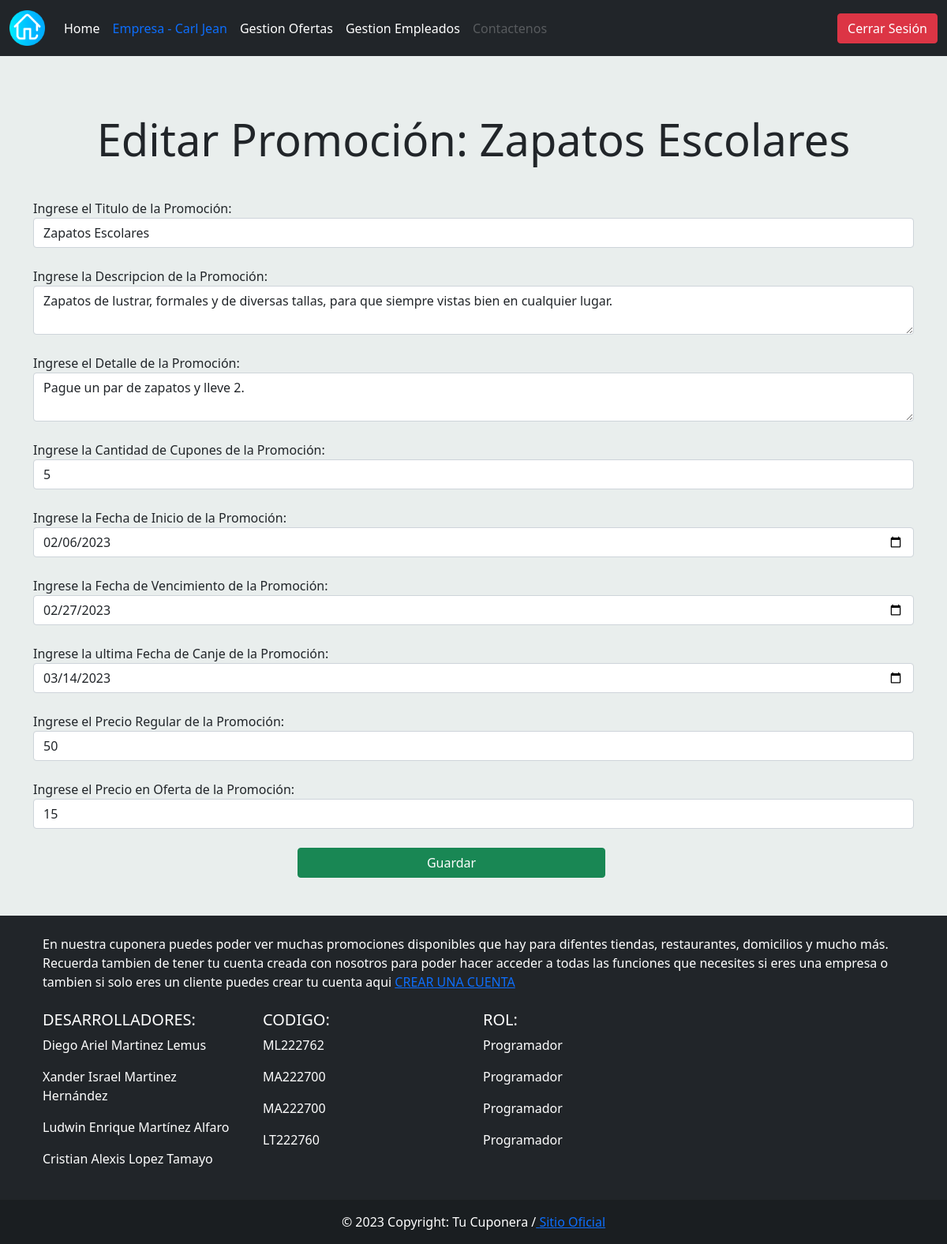
Screenshot of /vista/CrearPromocion.php?id=2 (signed in) with the database file from the repository.
### tables this page shows
CREATE TABLE `promocion` (
  `CodPromocion` int(11) NOT NULL,
  `Titulo` varchar(50) NOT NULL,
  `FotoPromocion` varchar(100) NOT NULL,
  `Descripcion` text NOT NULL,
  `Detalle` text NOT NULL,
  `CantidadCupones` int(11) DEFAULT NULL,
  `FechaInicio` date NOT NULL,
  `FechaVencimiento` date NOT NULL,
  `FechaLimiteCupon` date NOT NULL,
  `PrecioRegular` float NOT NULL,
  `PrecioOferta_Cupon` float NOT NULL,
  `Estado` varchar(30) NOT NULL,
  `CodEmpresa` char(6) NOT NULL
);

### modelo/Empresa/daoEmpresaOfertante.php (called while the page is built, shortened)
<?php
    class daoEmpresaOfertante{
        public function porIdPromocion($IdPromo){
            $sql = "SELECT * FROM promocion WHERE CodPromocion=:id";
            $cn = new Conexion();
            $dbh = $cn->getConexion();
            $stmt = $dbh->prepare($sql);
            $stmt->bindParam(':id',$IdPromo);
            $stmt->execute();
            $promo = $stmt->fetch(PDO::FETCH_ASSOC);
            if($promo){
                return $promo;
            }else{
                return false;
            }
        }
    }
?>

### vista/CrearPromocion.php (the view, shortened to what this page needs)
<?php
if (empty($_SESSION)) {
    echo "Inicie Sesion";
} else {
    if ($_SESSION["Rol"] == "Empresa") {
        require "../modelo/Empresa/daoEmpresaOfertante.php";
        $CodPromocion = isset($_GET['id']) ? $_GET['id'] : "";
        $Titulo = "";
        $Descripcion = "";
        $Detalle = "";
        $Cantidad = 0;
        $FInicio = "";
        $FVencimiento = "";
        $FLimite = "";
        $PRegular = 0;
        $POferta = 0;
        if ($CodPromocion != "") {
            $daoEmpresaOfertante = new daoEmpresaOfertante();
            $datosOferta = $daoEmpresaOfertante->porIdPromocion($CodPromocion);
            $Titulo = $datosOferta["Titulo"];
            $Descripcion = $datosOferta["Descripcion"];
            $Detalle = $datosOferta["Detalle"];
            $Cantidad = $datosOferta["CantidadCupones"];
            $FInicio = $datosOferta["FechaInicio"];
            $FVencimiento = $datosOferta["FechaVencimiento"];
            $FLimite = $datosOferta["FechaLimiteCupon"];
            $PRegular = $datosOferta["PrecioRegular"];
            $POferta = $datosOferta["PrecioOferta_Cupon"];
        }
        require 'menu.php';
?>
        <!doctype html>
        <html lang="en">
        <head>
            <link href="https://cdn.jsdelivr.net/npm/bootstrap@5.0.2/dist/css/bootstrap.min.css" rel="stylesheet">
        </head>
        <body style="background-color: #E9EEED ;">
            <div style="padding-bottom: 10px;">
                <h1 class="display-4 text-center"><?php
                                                    if ($CodPromocion == "") {
                                                        echo "Crear Promoción";
                                                    } else {
                                                        echo "Editar Promoción: " . $Titulo;
                                                    }
                                                    ?></h1>
            </div>
            <br>
            <div class="container">
                <div style="padding: 0;">
                    <form role="form" action="../controlador/ctrlEmpresaOfertante.php" method="POST">
                        <div class="col-md-12" id="conten">
                            <div class="form-group">
                                <label for="Titulo">Ingrese el Titulo de la Promoción: </label>
                                <div class="input-group">
                                    <input type="text" class="form-control" name="Titulo" id="Titulo" value="<?= $Titulo ?>" placeholder="Ingrese el Titulo" required>
                                </div>
                            </div>
                            <br>
                            <div class="form-group">
                                <label for="Descripcion">Ingrese la Descripcion de la Promoción: </label>
                                <div class="input-group">
                                    <textarea class="form-control" id="Descripcion" name="Descripcion" placeholder="Información Detallada de la Promoción" required><?= $Descripcion ?></textarea>
                                </div>
                            </div>
                            <br>
                            <div class="form-group">
                                <label for="Detalle">Ingrese el Detalle de la Promoción: </label>
                                <div class="input-group">
                                    <textarea class="form-control" id="Detalle" name="Detalle" placeholder="Información Resumida de la Promoción" required><?= $Detalle ?></textarea>
                                </div>
                            </div>
                            <br>
                            <div class="form-group">
                                <label for="Cantidad">Ingrese la Cantidad de Cupones de la Promoción: </label>
                                <div class="input-group">
                                    <input type="number" class="form-control" name="Cantidad" id="Cantidad" value="<?= $Cantidad ?>" placeholder="Ingrese la Cantidad de Cupones" required>
                                </div>
                            </div>
                            <br>
                            <div class="form-group">
                                <label for="FInicio">Ingrese la Fecha de Inicio de la Promoción: </label>
                                <div class="input-group">
                                    <input type="date" class="form-control" name="FInicio" id="FInicio" value="<?= $FInicio ?>" placeholder="Ingrese la fecha inicial" required>
                                </div>
                            </div>
                            <br>
                            <div class="form-group">
                                <label for="FVencimiento">Ingrese la Fecha de Vencimiento de la Promoción: </label>
                                <div class="input-group">
                                    <input type="date" class="form-control" name="FVencimiento" id="FVencimiento" value="<?= $FVencimiento ?>" placeholder="Ingrese la fecha final" required>
                                </div>
                            </div>
                            <br>
                            <div class="form-group">
                                <label for="FLimite">Ingrese la ultima Fecha de Canje de la Promoción: </label>
                                <div class="input-group">
                                    <input type="date" class="form-control" name="FLimite" id="FLimite" value="<?= $FLimite ?>" placeholder="Ingrese la ultima fecha de canje" required>
                                </div>
                            </div>
                            <br>
                            <div class="form-group">
                                <label for="PRegular">Ingrese el Precio Regular de la Promoción: </label>
                                <div class="input-group">
                                    <input type="number" min="0" step="0.01" class="form-control" name="PRegular" id="PRegular" value="<?= $PRegular ?>" placeholder="Ingrese el Precio Regular" required>
                                </div>
                            </div>
                            <br>
                            <div class="form-group">
                                <label for="POferta">Ingrese el Precio en Oferta de la Promoción: </label>
                                <div class="input-group">
                                    <input type="number" min="0" step="0.01" class="form-control" name="POferta" id="POferta" value="<?= $POferta ?>" placeholder="Ingrese el Precio en Oferta" required>
                                </div>
                            </div>
                            <br>
                            <div style="margin-left: 30%;">
                                <input type="submit" class="btn btn-success col-md-6 " value="Guardar">
                            </div>
                        </div>
                    </form>
                </div>
            </div>
            <br>
            <br>
        </body>
        </html>
<?php
        require 'footer.php';
    } else {
        echo "Usted no tiene permiso a esta pagina";
    }
}
?>

### rows the page displays
promocion: Titulo "Zapatos Escolares", Descripcion "Zapatos de lustrar, formales y de diversas tallas, para que siempre vistas bien en cualquier lugar.", Detalle "Pague un par de zapatos y lleve 2.", Cantidad "5", FInicio "02/06/2023", FVencimiento "02/27/2023", FLimite "03/14/2023", PRegular "50", POferta "15"

### other values shown
$log "Empresa - Carl Jean"
